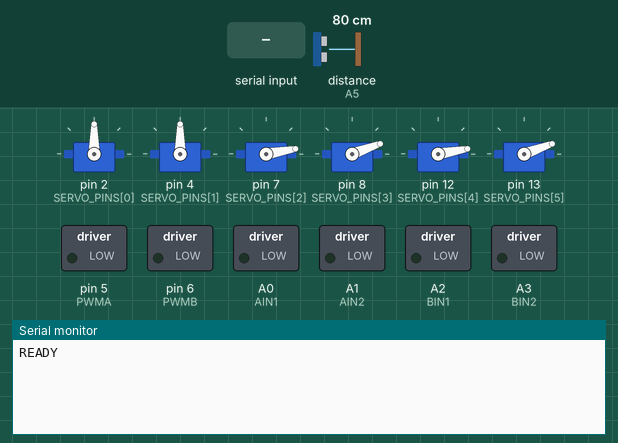
Recording of a sketch running on a simulated Arduino Uno, built with avr-gcc and run on an emulated ATmega328P. Shown: 6 × servo, switched loads named in the sketch (green lamp = pin HIGH), the last lines printed to the serial monitor. The inputs (shaded band) are chosen by the test bench; at power-on: distance to the obstacle (sensor on A5) 80 cm. The echo pulse lasts 58.3 µs per cm; pins used as bus, display or sensor lines are not drawn.

Above: at 1.2 s.
1.3 s: "90,45\n" received over Serial
At 2.0 s:
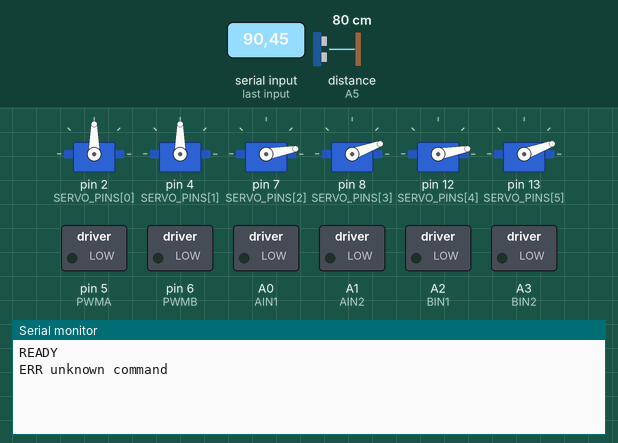
2.8 s: "X90\n" received over Serial
At 3.2 s:
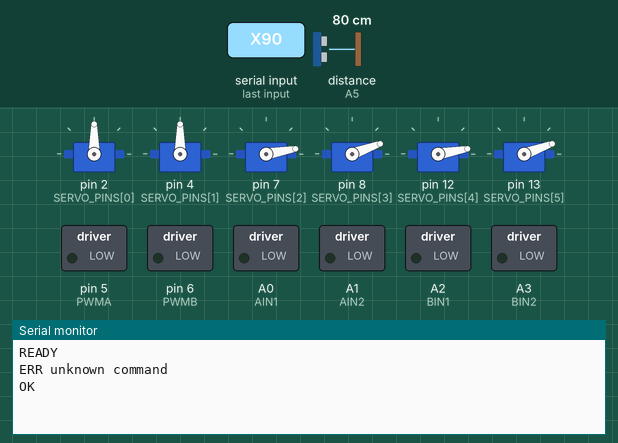
4.3 s: "D90\n" received over Serial
At 5.5 s:
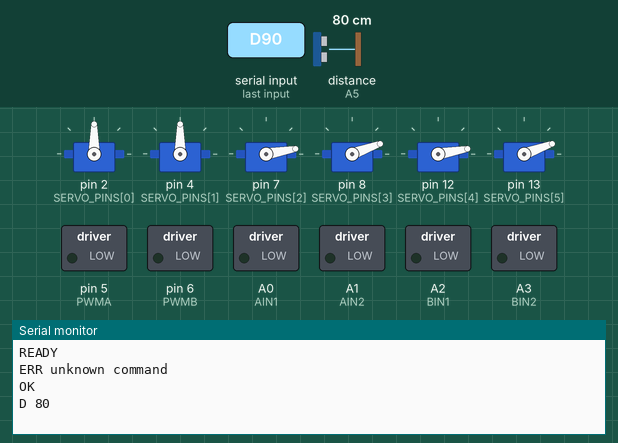

The sketch:

limbs.ino
```cpp
// limbs.ino — the robot's "spinal cord".
//
// Runs on an Arduino Uno / Nano. It does not think; it just obeys short text
// commands from the brain (Raspberry Pi) over USB serial and moves the body:
//
//   S <joint> <angle>   move a joint (0-5) to an angle (degrees), smoothly
//   M <left> <right>    drive the wheels, each -255 (reverse) .. 255 (forward)
//   X                   stop the wheels
//   D                   measure distance; replies "D <cm>"
//   P                   print every joint angle; replies "P a0 a1 a2 a3 a4 a5"
//
// Every command gets "OK" or "ERR <reason>" back. Lines end with '\n'.
//
// Safety: if the brain goes quiet for WATCHDOG_MS while the wheels are
// turning, the wheels stop by themselves.
//
// Wiring (see robot/README.md for the full diagram):
//   Servos (signal wires)  : pins 2, 4, 7, 8, 12, 13
//   TB6612FNG motor driver : PWMA=5 AIN1=A0 AIN2=A1  PWMB=6 BIN1=A2 BIN2=A3  STBY->5V
//   HC-SR04 distance sensor: TRIG=A4 ECHO=A5
//   Servos and motors MUST be powered from the battery (via a 5-6V regulator),
//   never from the Arduino's 5V pin. Connect all grounds together.

#include <Servo.h>

const int JOINTS = 6;
// Joint numbers are shared with robot/brain/body.py and the website.
// 0 head pan, 1 head tilt, 2 left shoulder, 3 left elbow, 4 right shoulder, 5 right elbow
const char *JOINT_NAMES[JOINTS] = {"head_pan", "head_tilt", "l_shoulder", "l_elbow", "r_shoulder", "r_elbow"};
const int SERVO_PINS[JOINTS] = {2, 4, 7, 8, 12, 13};
// Mechanical limits: never drive a joint past these or it may jam and burn out.
const int MIN_ANGLE[JOINTS] = {30, 60, 0, 0, 0, 0};
const int MAX_ANGLE[JOINTS] = {150, 120, 180, 150, 180, 150};
const int HOME_ANGLE[JOINTS] = {90, 90, 10, 20, 10, 20};

const int PWMA = 5, AIN1 = A0, AIN2 = A1;  // left wheel
const int PWMB = 6, BIN1 = A2, BIN2 = A3;  // right wheel
const int TRIG = A4, ECHO = A5;

const unsigned long STEP_MS = 15;       // servo smoothing tick: 1 degree per tick
const unsigned long WATCHDOG_MS = 1000; // stop wheels if no command for this long

Servo servos[JOINTS];
int current[JOINTS];
int target[JOINTS];

bool wheelsMoving = false;
unsigned long lastCommandAt = 0;
unsigned long lastStepAt = 0;

char line[40];
byte lineLen = 0;

void setMotor(int pwmPin, int in1, int in2, int speed) {
  speed = constrain(speed, -255, 255);
  digitalWrite(in1, speed > 0);
  digitalWrite(in2, speed < 0);
  analogWrite(pwmPin, abs(speed));
}

void drive(int left, int right) {
  setMotor(PWMA, AIN1, AIN2, left);
  setMotor(PWMB, BIN1, BIN2, right);
  wheelsMoving = (left != 0 || right != 0);
}

long readDistanceCm() {
  digitalWrite(TRIG, LOW);
  delayMicroseconds(2);
  digitalWrite(TRIG, HIGH);
  delayMicroseconds(10);
  digitalWrite(TRIG, LOW);
  unsigned long us = pulseIn(ECHO, HIGH, 30000UL);  // ~5 m max
  if (us == 0) return -1;                           // nothing in range
  return us / 58;                                   // sound: ~58 us per cm round trip
}

void handleCommand(char *cmd) {
  char op = cmd[0];
  int a = 0, b = 0;

  if (op == 'S' && sscanf(cmd + 1, "%d %d", &a, &b) == 2) {
    if (a < 0 || a >= JOINTS) { Serial.println(F("ERR bad joint")); return; }
    target[a] = constrain(b, MIN_ANGLE[a], MAX_ANGLE[a]);
    Serial.println(F("OK"));
  } else if (op == 'M' && sscanf(cmd + 1, "%d %d", &a, &b) == 2) {
    drive(a, b);
    Serial.println(F("OK"));
  } else if (op == 'X') {
    drive(0, 0);
    Serial.println(F("OK"));
  } else if (op == 'D') {
    Serial.print(F("D "));
    Serial.println(readDistanceCm());
  } else if (op == 'P') {
    Serial.print('P');
    for (int i = 0; i < JOINTS; i++) { Serial.print(' '); Serial.print(current[i]); }
    Serial.println();
  } else {
    Serial.println(F("ERR unknown command"));
  }
}

void setup() {
  Serial.begin(115200);
  pinMode(AIN1, OUTPUT); pinMode(AIN2, OUTPUT); pinMode(PWMA, OUTPUT);
  pinMode(BIN1, OUTPUT); pinMode(BIN2, OUTPUT); pinMode(PWMB, OUTPUT);
  pinMode(TRIG, OUTPUT); pinMode(ECHO, INPUT);
  drive(0, 0);

  for (int i = 0; i < JOINTS; i++) {
    current[i] = target[i] = HOME_ANGLE[i];
    servos[i].attach(SERVO_PINS[i]);
    servos[i].write(current[i]);
  }
  Serial.println(F("READY"));
}

void loop() {
  // 1. Read commands one character at a time so we never block the servos.
  while (Serial.available()) {
    char c = Serial.read();
    if (c == '\r') continue;
    if (c == '\n') {
      line[lineLen] = '\0';
      if (lineLen > 0) handleCommand(line);
      lineLen = 0;
      lastCommandAt = millis();
    } else if (lineLen < sizeof(line) - 1) {
      line[lineLen++] = c;
    }
  }

  // 2. Ease each joint one degree toward its target, so limbs move smoothly
  //    instead of snapping (snapping draws huge current and shakes the robot).
  if (millis() - lastStepAt >= STEP_MS) {
    lastStepAt = millis();
    for (int i = 0; i < JOINTS; i++) {
      if (current[i] != target[i]) {
        current[i] += (target[i] > current[i]) ? 1 : -1;
        servos[i].write(current[i]);
      }
    }
  }

  // 3. Watchdog: if the brain crashed or the cable fell out, don't drive off the table.
  if (wheelsMoving && millis() - lastCommandAt > WATCHDOG_MS) {
    drive(0, 0);
  }
}
```

Measured:
- after the input at 1.3 s, the serial monitor: prints a new line at once (image 1)
- after the input at 2.8 s, the serial monitor: prints a new line at once (image 2)
- after the input at 4.3 s, the serial monitor: prints a new line at once (image 3)
